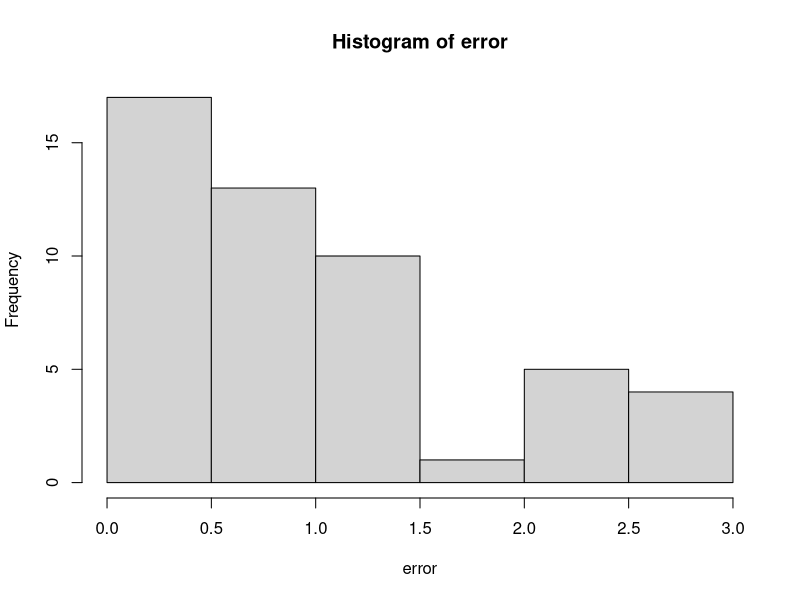
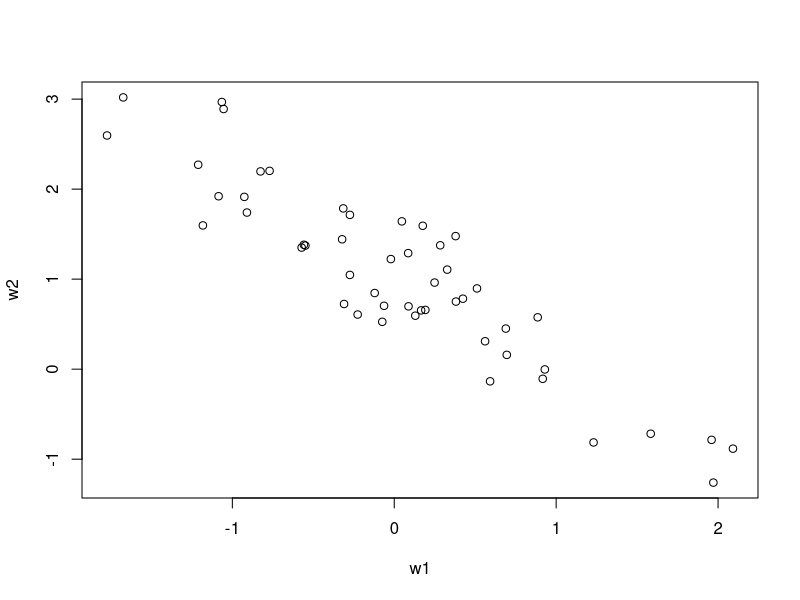
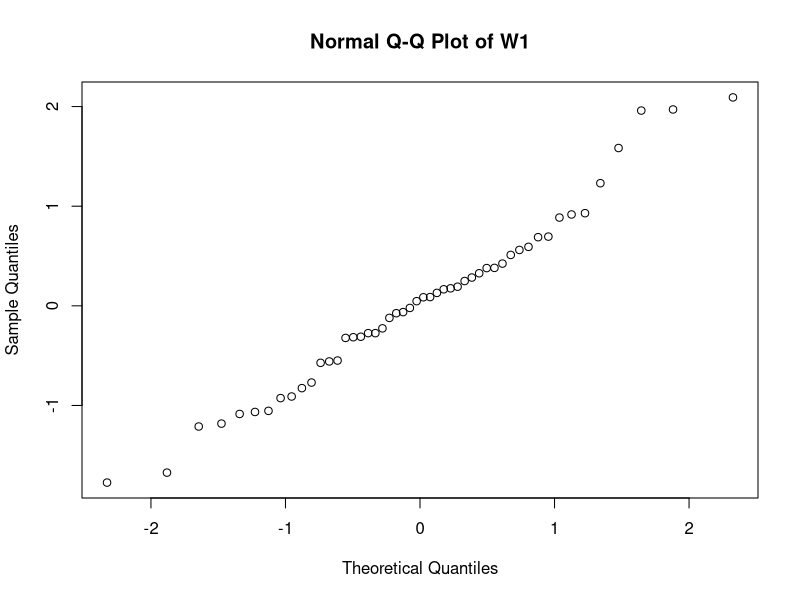
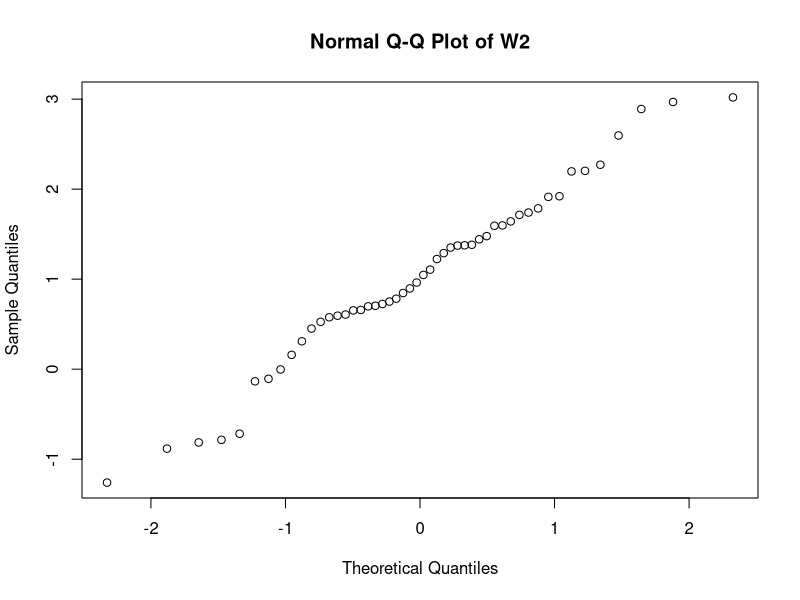
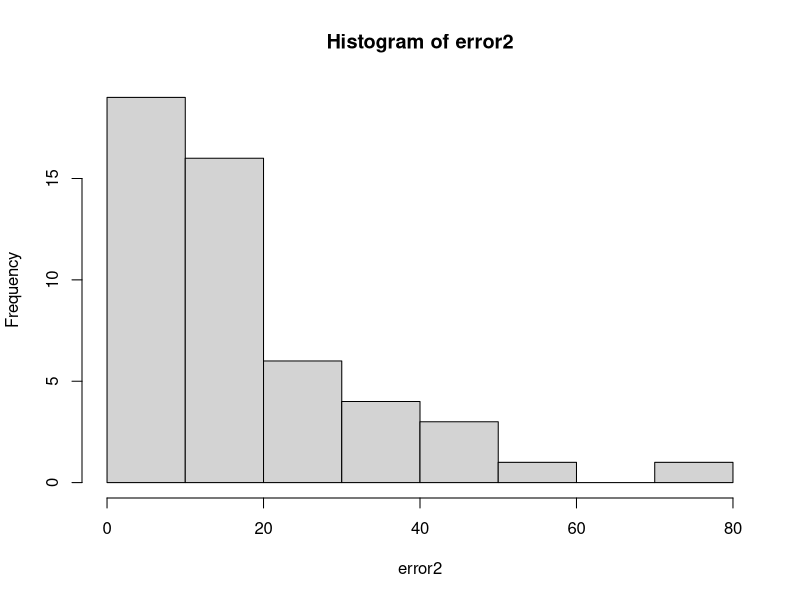
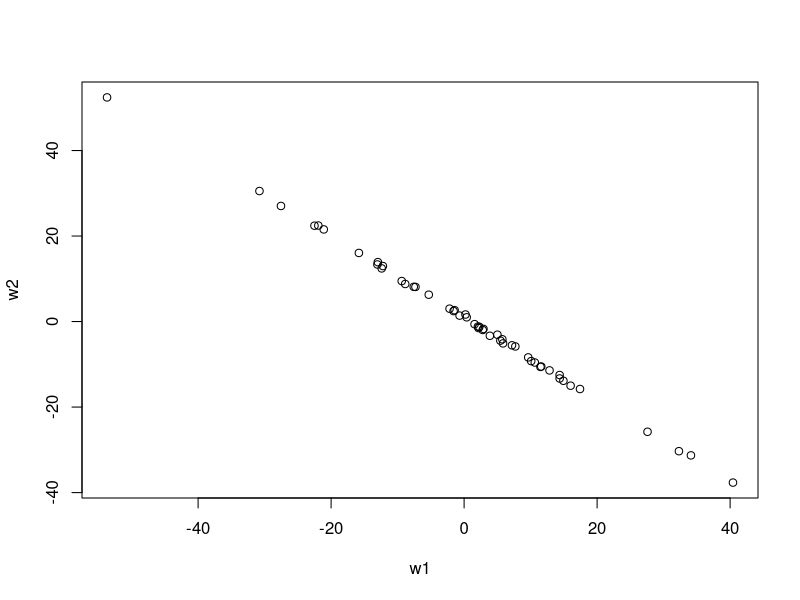
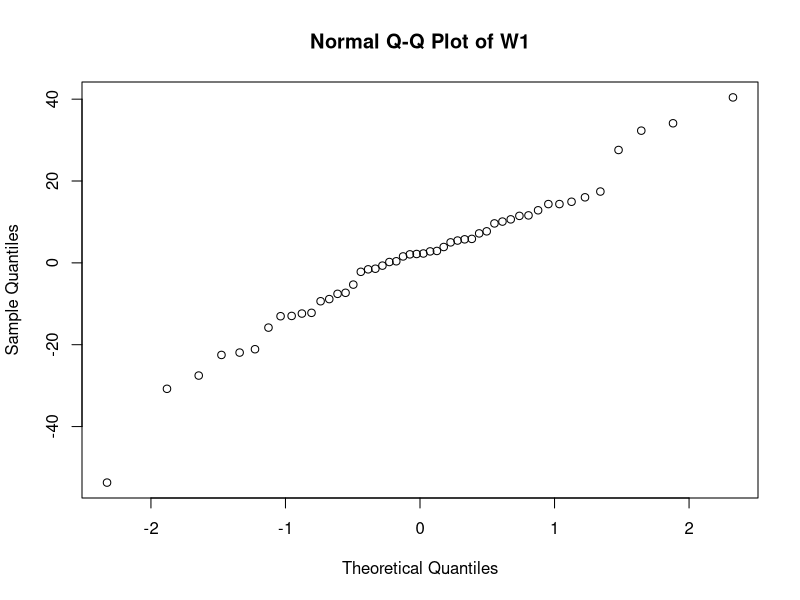
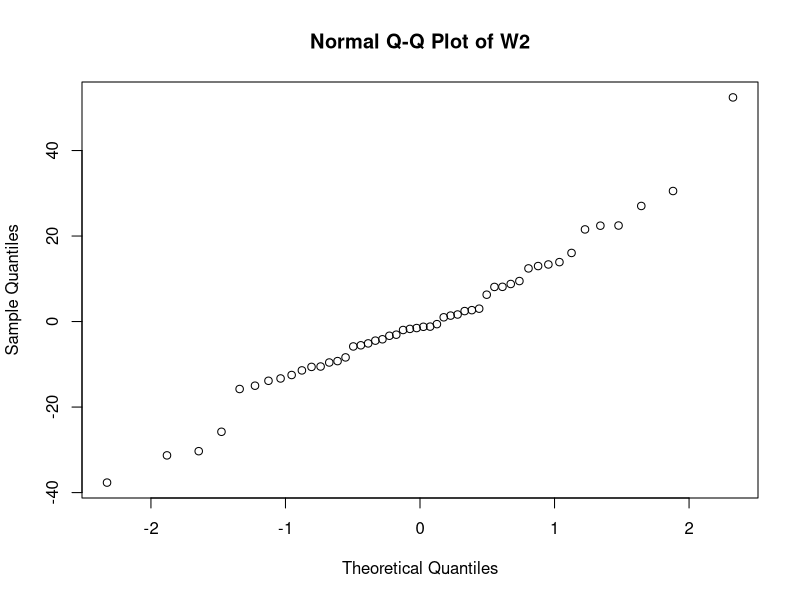

R code for these plots, in order:
#STAT557
#homework 5 
#linear regression 

#1 
#create X matrix 4x2 
X = as.matrix(cbind(c(-1,0,1,2),c(-1.5,0.5,0.5,1.5)))

beta = t(rbind(c(0,1)))
theta = 1 

#(1) 
#what is E[w]? What is Cov[w]?
E = (beta)
Cov = theta^2*(solve((t(X)%*%X)))

#simulate 50 independent y dataset
#solve() gets the inverse of a matrix 

set.seed(200)
y = list()
for (i in 1:50){
  y[[i]] = X%*%beta + as.matrix(rnorm(4,0,1))
  #w = (X%*%Xt)^(-1)%*%Xt*y
  #print (y)
}
print(y)

#the least-squares estimate w 
W = list()
for (i in 1:50){
  Y = unlist(y[i])
  W[[i]] = round(solve(t(X)%*%X)%*%t(X)%*%Y,3)
}
W_m = matrix(unlist(W), ncol = 2, byrow = TRUE)
print(W_m)
dim(W_m) #50 2-dimensional matrix

#error ||w-beta||2
error = list()
w_beta_lst = list()
for (i in 1:50){
  w_beta_lst[[i]] = W_m[i,] - beta
  w_beta = W_m[i,] - beta
  error[i] = norm(w_beta,'2') #2 norm
}
W_beta = matrix(unlist(w_beta_lst), ncol = 2, byrow = TRUE)
error = unlist(error)
print (error) #50 (scalar error measurement)
print(W_beta)


#(2)
#emiprical mean and covariance of w 
#empirical mean of w
w_mean = colMeans(W_m)
print(w_mean)

#empirical covariance of w 
cov(W_m)

#alternative way to calculate the empirical mean and covatiance
matrix(data=1, nrow=50)
M_mean = matrix(data=1, nrow=50) %*% cbind(mean(W_m[,1]),mean(W_m[,2]))
print(M_mean)

#creates a difference matrix
D = W_m - M_mean
#creates the covariance matrix
C = (50-1)^-1*t(D) %*% D
print(C)



#(3) 
#scatter plot of w matrix and histogram of error
hist(error)

w1 = W_m[,1]
w2 = W_m[,2]
plot(W_m,xlab = 'w1',ylab = 'w2')

#(4)
#qq plot for w1 and w2 
qqnorm(w1,main = 'Normal Q-Q Plot of W1')
qqnorm(w2,main = 'Normal Q-Q Plot of W2')



#####
#2 repeat previous process 
X2 = as.matrix(cbind(c(-1,0,1,2),c(-1,0,1,2.1)))

E2 = beta
Cov2 = theta^2*(solve((t(X2)%*%X2)))
print(Cov2)

y2 = list()
for (i in 1:50){
  y2[[i]] = X2%*%beta + as.matrix(rnorm(4,0,1))
  #w = (X%*%Xt)^(-1)%*%Xt*y
  #print (y)
}
print(y2)

#the least-squares estimate w 
W2 = list()
for (i in 1:50){
  Y2 = unlist(y2[i])
  W2[[i]] = round(solve(t(X2)%*%X2)%*%t(X2)%*%Y2,3)
}
W_m2 = matrix(unlist(W2), ncol = 2, byrow = TRUE)
print(W_m2)
dim(W_m2) #50 2-dimensional matrix

#error ||w-beta||2
error2 = list()
for (i in 1:50){
  w_beta2 = W_m2[i,] - beta
  error2[i] = norm(w_beta2,'2') #2 norm
}
error2 = unlist(error2)
print (error) #50 (scalar error measurement)

#emiprical mean and covariance of w 
#empirical mean of w
w_mean2 = colMeans(W_m2)
print(w_mean)
#empirical covariance of w 
cov(W_m2)

#(3) 
#scatter plot of w matrix and histogram of error
hist(error2)

w2_1 = W_m2[,1]
w2_2 = W_m2[,2]
plot(W_m2,xlab = 'w1',ylab = 'w2')

#(4)
#qq plot for w1 and w2 
qqnorm(w2_1,main = 'Normal Q-Q Plot of W1')
qqnorm(w2_2,main = 'Normal Q-Q Plot of W2')


####
#3